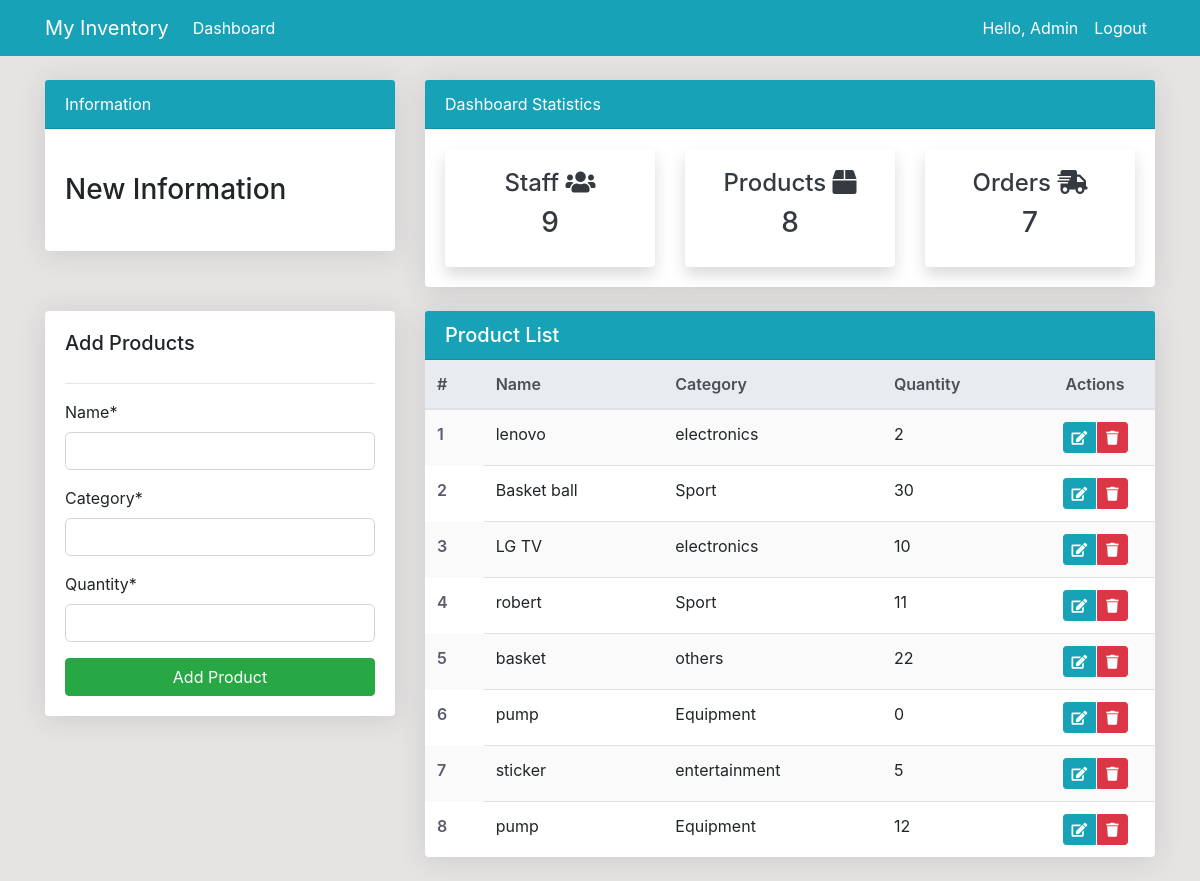
Screenshot of /dashboard/product/ (signed in) with the database file from the repository.
### dashboard/models.py (models this page shows, shortened)
class product(models.Model):
    name = models.CharField(max_length = 100, null = True)
    category = models.CharField(max_length = 20,null = True)
    Quantity = models.PositiveBigIntegerField(null = True)
    class Meta:
        verbose_name_plural = 'Product'

### dashboard/views.py (the view)
# urls.py: path('product/',views.products,name='dashboard-product'),
@login_required(login_url='user-login')
def products(request):
    items = product.objects.all()
    product_count = items.count()
    workers_count = User.objects.all().count()
    orders = Order.objects.all()
    orders_count = orders.count()
    if request.method =='POST':
        form = ProductForm(request.POST)
        if form.is_valid():
            form.save()
            product_name = form.cleaned_data.get('name')
            messages.success(request, f'{product_name} has been added')
            return redirect('dashboard-product')
    else:
        form = ProductForm()
    context = {
        'items' : items,
        'form' : form,
        'workers_count': workers_count,
        'orders_count': orders_count,
        'product_count': product_count,
    }
    user = request.user
    if not user.is_superuser:
        return render(request, 'dashboard/access_denied.html')
    return render(request, 'dashboard/product.html',context)

### dashboard/forms.py
class ProductForm(forms.ModelForm):
    class Meta:
        model = product
        fields = ['name','category','Quantity']

### templates/dashboard/product.html (shortened to what this page needs)
{% extends 'partials/base.html' %}
{% load crispy_forms_tags %}
{%block content%}
{% include 'partials/topside.html' %}
<div class="row my-4">
  <div class="col-md-4">
    <div class="card card-body">
      <h5 class="card-title">Add Products</h5>
      <hr />
      <form method="POST">
          {{ form|crispy }}
        <input class="btn btn-success btn-block" type="submit" value="Add Product">
      </form>
    </div>
  </div>
  <div class="col-md-8">
    <div class="card">
      <div class="card-header bg-info text-white">
        <h5 class="card-title mb-0">Product List</h5>
      </div>
      <div class="card-body p-0">
        <table class="table table-striped table-hover mb-0">
          <thead class="thead-light">
            <tr>
              <th scope="col">#</th>
              <th scope="col">Name</th>
              <th scope="col">Category</th>
              <th scope="col">Quantity</th>
              <th scope="col" class="text-center" style="width: 120px;">Actions</th>
            </tr>
          </thead>
          <tbody>
            {% for item in items %}
            <tr>
              <th scope="row">{{ forloop.counter }}</th>
              <td>{{ item.name }}</td>
              <td>{{ item.category}}</td>
              <td>{{ item.Quantity}}</td>
              <td class="text-center">
                <div class="btn-group" role="group">
                  <a class="btn btn-info btn-sm" href="{% url 'dashboard-edit' item.id %}" title="Edit">
                    <i class="fas fa-edit"></i>
                  </a>
                  <a class="btn btn-danger btn-sm" href="{% url 'dashboard-delete' item.id %}" title="Delete">
                    <i class="fas fa-trash"></i>
                  </a>
                </div>
              </td>
            </tr>
            {% endfor %}
          </tbody>
        </table>
      </div>
    </div>
  </div>
</div>
{%endblock%}

### templates/partials/nav.html (shortened to what this page needs)
<nav class="navbar navbar-expand-lg navbar-info bg-info">
  <div class="container">
    <a class="navbar-brand text-white" href="{% if user.is_authenticated %}{% url 'dashboard-index' %}{% else %}{% url 'user-login' %}{% endif %}">
      My Inventory
    </a>
    <div class="collapse navbar-collapse" id="navbarSupportedContent">
      {% if user.is_authenticated %}
      <ul class="navbar-nav mr-auto">
        <li class="nav-item active">
          <a class="nav-link text-white" href="{% url 'dashboard-index' %}">
            Dashboard <span class="sr-only">(current)</span>
          </a>
        </li>
      </ul>
      {% endif %}
      <ul class="navbar-nav ml-auto">
        {% if user.is_authenticated %}
          <li class="nav-item active">
            <a class="nav-link text-white" href="{% url 'user-profile' %}">
              Hello, {{ user.username }}<span class="sr-only">(current)</span>
            </a>
          </li>
          <li class="nav-item">
            <a class="nav-link text-white" href="{% url 'user-logout' %}">
              Logout
            </a>
          </li>
        {% endif %}
      </ul>
    </div>
  </div>
</nav>

### static/style.css (style rules this page uses)
body { background: rgb(230, 227, 227); }

### templates/dashboard/product.html (style rules this page uses)
.card { border: none; box-shadow: 0 0.15rem 1.75rem 0 rgba(58, 59, 69, 0.15); }
.card-body { padding: 1.25rem; }
.form-control { border-radius: 0.35rem; }
.btn-success { background-color: #28a745; border-color: #28a745; }
.btn-info { background-color: #17a2b8; border-color: #17a2b8; }
.btn-danger { background-color: #dc3545; border-color: #dc3545; }
.table th { border-top: none; font-weight: 600; color: #5a5c69; }
.thead-light th { background-color: #f8f9fc; border-color: #e3e6f0; }
.table-striped tbody tr:nth-of-type(odd) { background-color: rgba(0, 0, 0, 0.02); }
.btn-sm { padding: 0.25rem 0.5rem; font-size: 0.875rem; }
.btn-group .btn { margin: 0 2px; }
.btn-group .btn:first-child { margin-left: 0; }
.btn-group .btn:last-child { margin-right: 0; }

### rows the page displays
product: name "lenovo", category "electronics", Quantity "2"
product: name "Basket ball", category "Sport", Quantity "30"
product: name "LG TV", category "electronics", Quantity "10"
product: name "robert", category "Sport", Quantity "11"
product: name "basket", category "others", Quantity "22"
product: name "pump", category "Equipment", Quantity "0"
product: name "sticker", category "entertainment", Quantity "5"
product: name "pump", category "Equipment", Quantity "12"

### other values shown
{{ user.username }} "Admin"
{{ workers_count }} "9"
{{ product_count }} "8"
{{ orders_count }} "7"
